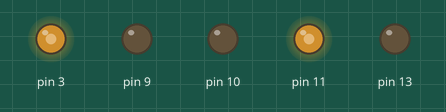
This sketch was run on a simulated Arduino Uno, built with avr-gcc and run on an emulated ATmega328P. Shown: output pins drawn as LEDs (lit = HIGH).

Above: at 0.05 s.
At 10.0 s:
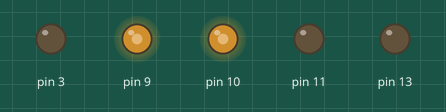
Timing chart, 0 to 13.0 s (numbered marks = the images above):
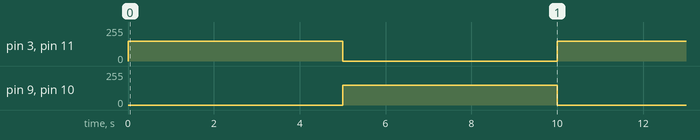

Measured:
- by itself, pin 3, pin 9–11: alternates 150/255 for 5.0 s and 0/255 for 5.0 s

The sketch:

test.ino
```cpp
void setup() {
  // put your setup code here, to run once:
  pinMode(3, OUTPUT); //D3ピンを出力に設定
  pinMode(9, OUTPUT);
  pinMode(10, OUTPUT);
  pinMode(11, OUTPUT);
  pinMode(13,OUTPUT);
}

void brake(){
  digitalWrite(3, HIGH); //モータがfreeになる
  digitalWrite(9, HIGH);
  digitalWrite(10, HIGH);
  digitalWrite(11, HIGH);
  digitalWrite(13, HIGH);
  return 0;
}
void free_motor(){
  digitalWrite(3, LOW); //モータがfreeになる
  digitalWrite(9, LOW);
  digitalWrite(10, LOW);
  digitalWrite(11, LOW);
  digitalWrite(13, LOW);
  return 0;
}

void motor(int rot,int pwm){
  if(rot){
  analogWrite(3, LOW); //モータがfreeになる
  analogWrite(9, pwm);
  analogWrite(10, pwm);
  analogWrite(11, LOW);
  }
  else{
  analogWrite(3, pwm );
  analogWrite(9, LOW);
  analogWrite(10, LOW);
  analogWrite(11, pwm);
  }
  return 0;
}

void loop() {
  motor(0,150);
  delay(5000);
  motor(1,150);
  delay(5000);
//  for(int i=0;i<255;i++){
//    motor(0,i);
//    delay(30);
//  }
//  brake();
//  for(int i=0;i<255;i++){
//    motor(1,i);
//    delay(30);
//  }
//  brake();
//  delay(3000);
}
```
